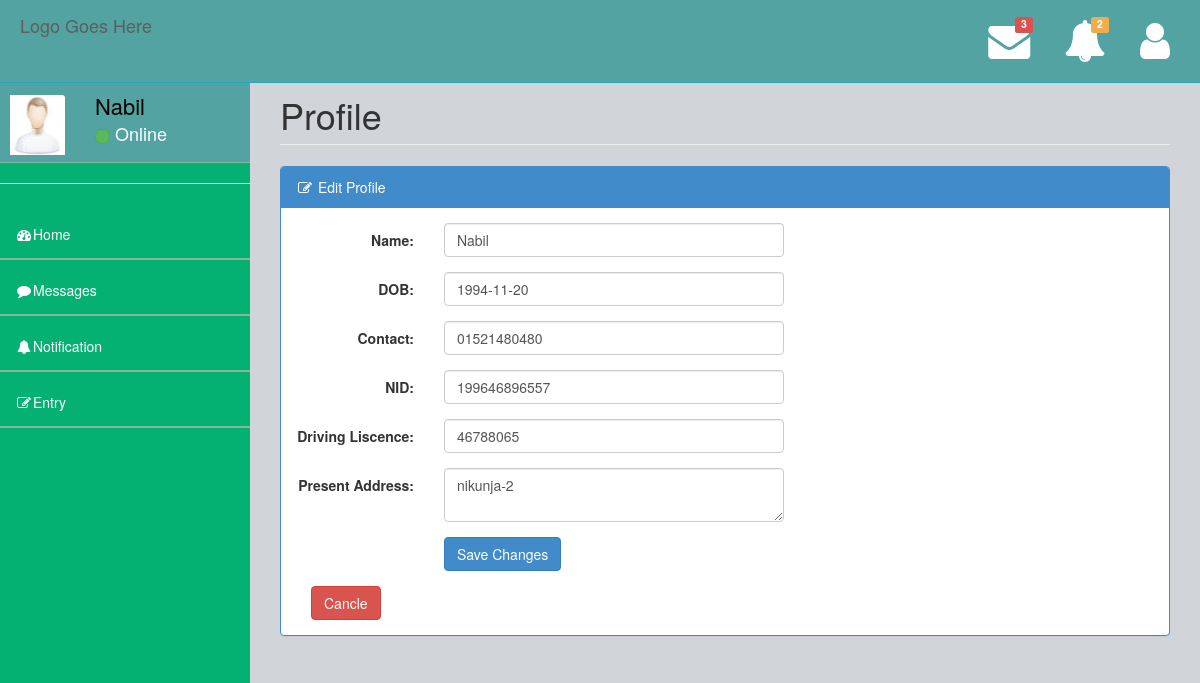
Screenshot of /carOwner/edit_profile.php (signed in) with the database file from the repository.
### tables this page shows
CREATE TABLE `carowner` (
  `Name` varchar(30) NOT NULL,
  `Email` varchar(35) NOT NULL,
  `Contact` varchar(16) NOT NULL,
  `DOB` date NOT NULL,
  `NID` varchar(20) NOT NULL,
  `DrivingLicence` varchar(20) NOT NULL,
  `Password` varchar(20) NOT NULL,
  `Address` varchar(100) NOT NULL,
  `flag` int(1) NOT NULL,
  `Status` varchar(10) NOT NULL
);

### carOwner/phpFiles/SelectProfileData.php (called while the page is built)
<?php
function getJSONFromDB($sql){
	include 'Mysqldb.php';
	$result = mysqli_query($conn, $sql)or die(mysqli_error());
	$arr=array();
	while($row = mysqli_fetch_assoc($result)) {
		$arr[]=$row;
	}
	return json_encode($arr);
}
?>

### carOwner/edit_profile.php (the view, shortened to what this page needs)
<?php
include "TemplateFile/header.php";
$jsonString = getJSONFromDB("select * from carowner where Email='".$_SESSION["carOwnerEmail"]."'");
$carOwnerData = json_decode($jsonString);
?>
         <div id="page-wrapper">
            <div class="row">
                <div class="col-lg-12">
                    <h1 class="page-header">Profile</h1>
                </div>
            </div>
            <div class="cow">
                <div class="col-lg-12">
                </div>
            </div>
            <div class="row">
                <div class="col-lg-12">
                    <div class="panel panel-primary">
                        <div class="panel-heading">
                            <i class="fa fa-pencil-square-o fa-fw"></i> Edit Profile
                        </div>
                        <div class="panel-body">
                            <div class="row">
                                <div class="col-lg-12">
                                    <div class="table-responsive">
                                         <form class="form-horizontal" action="" method="post">
                                              <div class="form-group">
                                                <label class="control-label col-sm-2" for="email">Name:</label>
                                                <div class="col-sm-5">
                                                  <input type="text" class="form-control" id="Name" name="Name" value="<?php echo $carOwnerData[0]->Name ;?>">
                                                </div>
                                              </div>
                                              <div class="form-group">
                                                <label class="control-label col-sm-2" for="DOB">DOB:</label>
                                                <div class="col-sm-5">
                                                  <input type="text" class="form-control" id="popupDatepicker" placeholder="Please Select Your Date of Birth" name="Birthdate" value="<?php echo $carOwnerData[0]->DOB ;?>">
                                                </div>
                                              </div>
                                              <div class="form-group">
                                                <label class="control-label col-sm-2" for="email">Contact:</label>
                                                <div class="col-sm-5">
                                                  <input type="text" class="form-control" id="contact" placeholder="" name="contact"  value="<?php echo $carOwnerData[0]->Contact ;?>">
                                                </div>
                                              </div>
                                              <div class="form-group">
                                                <label class="control-label col-sm-2" for="nid">NID:</label>
                                                <div class="col-sm-5">
                                                  <input type="text" class="form-control" name="NID" id="nid" value="<?php echo $carOwnerData[0]->NID ;?>">
                                                </div>
                                              </div>
                                              <div class="form-group">
                                                <label class="control-label col-sm-2" for="dlc">Driving Liscence:</label>
                                                <div class="col-sm-5">
                                                  <input type="text" class="form-control" name="DrivingLicence" id="dlc" value="<?php echo $carOwnerData[0]->DrivingLicence ;?>">
                                                </div>
                                              </div>
                                              <div class="form-group">
                                                <label class="control-label col-sm-2" for="address">Present Address:</label>
                                                <div class="col-sm-5">
                                                   <textarea class="form-control" id="comment" name="PresentAddress" required=""><?php echo $carOwnerData[0]->Address ;?></textarea>
                                                </div>
                                              </div>
                                              <div class="form-group">
                                                <div class="col-sm-offset-2 col-sm-2">
                                                  <button type="submit" class="btn btn-primary">Save Changes</button>
                                                </div>
                                              </div>
                                         </form>
                                         <div class="col-sm-2">
                                            <a href="profile.php"><button type="submit" class="btn btn-danger">Cancle</button></a>
                                         </div>
                                    </div>
                                </div>
                            </div>
                        </div>
                    </div>
                </div>
            </div>
        </div>
    <?php include 'TemplateFile/footer.php'; ?>

### carOwner/TemplateFile/header.php (shortened to what this page needs)
<?php
include("phpFiles/SelectProfileData.php");
$jsonCarOwnerDataString = getJSONFromDB("select * from carowner where Email='".$_SESSION["carOwnerEmail"]."'");
$carOwnerData = json_decode($jsonCarOwnerDataString);
?>
<!DOCTYPE html>
<html>
<head>
    <link href="../assets/plugins/bootstrap/bootstrap.css" rel="stylesheet" />
    <link rel="stylesheet" href="https://cdnjs.cloudflare.com/ajax/libs/font-awesome/4.7.0/css/font-awesome.min.css">
    <link href="../assets/css/jquery.datepick.css" rel="stylesheet" />
    <link href="../assets/css/style.css" rel="stylesheet" />
    <link href="../assets/css/main-style.css" rel="stylesheet" />
   </head>
<body>
    <div id="wrapper">
        <nav class="navbar navbar-default navbar-fixed-top" role="navigation" id="navbar">
            <div class="navbar-header">
                <a class="navbar-brand logo-color" href="index.html">
                    Logo Goes Here
                </a>
            </div>
            <ul class="nav navbar-top-links navbar-right">
                <li class="dropdown">
                    <a class="dropdown-toggle" data-toggle="dropdown" href="#">
                        <span class="top-label label label-danger">3</span><i class="fa fa-envelope fa-3x"></i>
                    </a>
                </li>
                <li class="dropdown">
                    <a class="dropdown-toggle" data-toggle="dropdown" href="#">
                        <span class="top-label label label-warning">2</span>  <i class="fa fa-bell fa-3x"></i>
                    </a>
                </li>
                <li class="dropdown">
                    <a class="dropdown-toggle" data-toggle="dropdown" href="#">
                        <i class="fa fa-user fa-3x"></i>
                    </a>
                </li>
            </ul>
        </nav>
        <nav class="navbar-default navbar-static-side" role="navigation">
            <div class="sidebar-collapse">
                <ul class="nav" id="side-menu">
                    <li>
                        <div class="user-section">
                            <div class="user-section-inner">
                                <img src="../assets/img/user.jpg" alt="">
                            </div>
                            <div class="user-info">
                                <div><?php echo $carOwnerData[0]->Name; ?></strong></div>
                                <div class="user-text-online">
                                    <span class="user-circle-online btn btn-success btn-circle "></span>&nbsp;Online
                                </div>
                            </div>
                        </div>
                    </li>
                    <hr>
                    <li class="<?php if($currentPage =='home'){echo 'selected';}?>">
                        <a href="index.php"><i class="fa fa-dashboard fa-fw"></i>Home</a>
                    </li>
                    <li class="<?php if($currentPage =='message'){echo 'selected';}?>">
                        <a href="message.php"><i class="fa fa-comment fa-fw"></i>Messages</a>
                    </li>
                    <li class="<?php if($currentPage =='notification'){echo 'selected';}?>">
                        <a href="notification.php"><i class="fa fa-bell fa-fw"></i>Notification</a>
                    </li>
                    <li class="<?php if($currentPage =='entry'){echo 'selected';}?>">
                        <a href="entry.php"><i class="fa fa-edit fa-fw"></i>Entry</a>
                    </li>
                </ul>
            </div>
        </nav>

### assets/css/style.css (style rules this page uses)
body { background-color: #f8f8f8; }
#wrapper { width: 100%; margin-top: 55px!important; background-color:#04B173; height: 1000px; }
#page-wrapper { padding: 0 15px; min-height: 568px; background-color:rgb(209, 212, 216); }
.navbar-static-side ul li { border-bottom:1px solid #84B899 !important; }
.logo-color { color: #fff; }
.navbar-top-links li { display: inline-block; }
.navbar-top-links li:last-child { margin-right: 15px; }
.navbar-top-links li a { padding: 20px; min-height: 50px; }
@media (min-width:768px) { .navbar-static-side { z-index: 1; position: absolute; width: 250px; } }
.btn-circle { width: 30px; height: 30px; padding: 6px 0; border-radius: 15px; text-align: center; font-size: 12px; line-height: 1.428571429; }

### assets/css/main-style.css (style rules this page uses)
.user-section-inner { height: 65px; width: 65px; -moz-border-radius: 3px; -webkit-border-radius: 3px; border-radius: 3px; overflow: hidden; display: inline-block; float: left; margin-right: 15px; margin-top: 20px; }
.user-section-inner img { margin-left:10px; width:55px; height:60px; }
.user-info { display: block; color:#000!important; display: inline-block; padding: 15px; margin-bottom: 0px }
.user-text-online { font-size:18px; color:#fff }
.user-circle-online { width: 15px!important; height: 15px!important; }
.navbar-top-links > li > a { color: #FFFFFF; }
.nav > li > a { padding: 20px 15px; }
#side-menu { background-color:#04B173; }
#side-menu a { color:#fff; border-bottom: 1px solid #84B899 !important; height: 55px; }
#navbar { background-color:rgb(83, 163, 163); }
.navbar-brand { padding-left:20px; }
.top-label { position: absolute; top: 50%; right: 50%; margin-top: -24px; margin-right: -24px; }
.navbar-default { border-color: #27A6BE; }
@media (min-width:768px) { #page-wrapper { position: inherit; margin: 0 0 0 250px; padding: 0 30px; min-height: 1000px; } }

### rows the page displays
carowner: Name "Nabil", Birthdate "1994-11-20", contact "01521480480", NID "199646896557", DrivingLicence "46788065", PresentAddress "nikunja-2"
